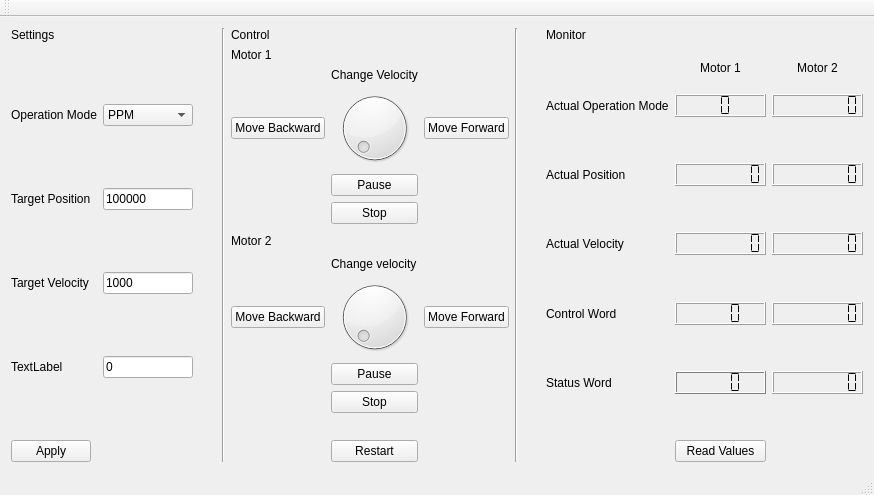
<?xml version="1.0" encoding="UTF-8"?>
<ui version="4.0">
 <class>epos3</class>
 <widget class="QMainWindow" name="epos3">
  <property name="geometry">
   <rect>
    <x>0</x>
    <y>0</y>
    <width>874</width>
    <height>495</height>
   </rect>
  </property>
  <property name="windowTitle">
   <string>epos3</string>
  </property>
  <widget class="QWidget" name="centralWidget">
   <layout class="QHBoxLayout" name="horizontalLayout_6">
    <item>
     <layout class="QFormLayout" name="formLayout_9">
      <item row="0" column="0">
       <widget class="QLabel" name="label">
        <property name="text">
         <string>Settings</string>
        </property>
       </widget>
      </item>
      <item row="1" column="0">
       <spacer name="verticalSpacer">
        <property name="orientation">
         <enum>Qt::Vertical</enum>
        </property>
        <property name="sizeHint" stdset="0">
         <size>
          <width>20</width>
          <height>40</height>
         </size>
        </property>
       </spacer>
      </item>
      <item row="2" column="0">
       <widget class="QLabel" name="label_4">
        <property name="text">
         <string>Operation Mode</string>
        </property>
       </widget>
      </item>
      <item row="2" column="1">
       <widget class="QComboBox" name="comboBox">
        <item>
         <property name="text">
          <string>PPM</string>
         </property>
        </item>
        <item>
         <property name="text">
          <string>PVM</string>
         </property>
        </item>
       </widget>
      </item>
      <item row="3" column="0">
       <spacer name="verticalSpacer_2">
        <property name="orientation">
         <enum>Qt::Vertical</enum>
        </property>
        <property name="sizeHint" stdset="0">
         <size>
          <width>20</width>
          <height>40</height>
         </size>
        </property>
       </spacer>
      </item>
      <item row="4" column="0">
       <widget class="QLabel" name="label_6">
        <property name="text">
         <string>Target Position</string>
        </property>
       </widget>
      </item>
      <item row="5" column="0">
       <spacer name="verticalSpacer_3">
        <property name="orientation">
         <enum>Qt::Vertical</enum>
        </property>
        <property name="sizeHint" stdset="0">
         <size>
          <width>20</width>
          <height>40</height>
         </size>
        </property>
       </spacer>
      </item>
      <item row="6" column="0">
       <widget class="QLabel" name="label_5">
        <property name="text">
         <string>Target Velocity</string>
        </property>
       </widget>
      </item>
      <item row="7" column="0">
       <spacer name="verticalSpacer_4">
        <property name="orientation">
         <enum>Qt::Vertical</enum>
        </property>
        <property name="sizeHint" stdset="0">
         <size>
          <width>20</width>
          <height>40</height>
         </size>
        </property>
       </spacer>
      </item>
      <item row="8" column="0">
       <widget class="QLabel" name="label_7">
        <property name="text">
         <string>TextLabel</string>
        </property>
       </widget>
      </item>
      <item row="4" column="1">
       <widget class="QLineEdit" name="lineEdit">
        <property name="text">
         <string>100000</string>
        </property>
       </widget>
      </item>
      <item row="6" column="1">
       <widget class="QLineEdit" name="lineEdit_2">
        <property name="text">
         <string>1000</string>
        </property>
       </widget>
      </item>
      <item row="8" column="1">
       <widget class="QLineEdit" name="lineEdit_3">
        <property name="text">
         <string>0</string>
        </property>
       </widget>
      </item>
      <item row="10" column="0">
       <widget class="QPushButton" name="pushButton_10">
        <property name="text">
         <string>Apply</string>
        </property>
       </widget>
      </item>
      <item row="9" column="0">
       <spacer name="verticalSpacer_12">
        <property name="orientation">
         <enum>Qt::Vertical</enum>
        </property>
        <property name="sizeHint" stdset="0">
         <size>
          <width>20</width>
          <height>40</height>
         </size>
        </property>
       </spacer>
      </item>
     </layout>
    </item>
    <item>
     <spacer name="horizontalSpacer">
      <property name="orientation">
       <enum>Qt::Horizontal</enum>
      </property>
      <property name="sizeHint" stdset="0">
       <size>
        <width>40</width>
        <height>20</height>
       </size>
      </property>
     </spacer>
    </item>
    <item>
     <widget class="Line" name="line">
      <property name="orientation">
       <enum>Qt::Vertical</enum>
      </property>
     </widget>
    </item>
    <item>
     <layout class="QGridLayout" name="gridLayout_7">
      <item row="9" column="2">
       <widget class="QPushButton" name="pushButton_7">
        <property name="text">
         <string>Pause</string>
        </property>
       </widget>
      </item>
      <item row="8" column="1">
       <widget class="QPushButton" name="pushButton_4">
        <property name="text">
         <string>Move Backward</string>
        </property>
       </widget>
      </item>
      <item row="3" column="1">
       <widget class="QPushButton" name="pushButton">
        <property name="text">
         <string>Move Backward</string>
        </property>
       </widget>
      </item>
      <item row="8" column="3">
       <widget class="QPushButton" name="pushButton_6">
        <property name="text">
         <string>Move Forward</string>
        </property>
       </widget>
      </item>
      <item row="0" column="1">
       <widget class="QLabel" name="label_9">
        <property name="text">
         <string>Control</string>
        </property>
        <property name="alignment">
         <set>Qt::AlignLeading|Qt::AlignLeft|Qt::AlignTop</set>
        </property>
       </widget>
      </item>
      <item row="3" column="2">
       <widget class="QDial" name="dial"/>
      </item>
      <item row="5" column="2">
       <widget class="QPushButton" name="pushButton_5">
        <property name="text">
         <string>Stop</string>
        </property>
       </widget>
      </item>
      <item row="3" column="3">
       <widget class="QPushButton" name="pushButton_2">
        <property name="text">
         <string>Move Forward</string>
        </property>
       </widget>
      </item>
      <item row="4" column="2">
       <widget class="QPushButton" name="pushButton_3">
        <property name="text">
         <string>Pause</string>
        </property>
       </widget>
      </item>
      <item row="2" column="2">
       <widget class="QLabel" name="label_2">
        <property name="text">
         <string>Change Velocity</string>
        </property>
        <property name="alignment">
         <set>Qt::AlignBottom|Qt::AlignHCenter</set>
        </property>
       </widget>
      </item>
      <item row="6" column="1">
       <widget class="QLabel" name="label_15">
        <property name="text">
         <string>Motor 2</string>
        </property>
       </widget>
      </item>
      <item row="6" column="2">
       <spacer name="verticalSpacer_10">
        <property name="orientation">
         <enum>Qt::Vertical</enum>
        </property>
        <property name="sizeHint" stdset="0">
         <size>
          <width>20</width>
          <height>40</height>
         </size>
        </property>
       </spacer>
      </item>
      <item row="12" column="2">
       <widget class="QPushButton" name="pushButton_9">
        <property name="text">
         <string>Restart</string>
        </property>
       </widget>
      </item>
      <item row="1" column="1">
       <widget class="QLabel" name="label_8">
        <property name="text">
         <string>Motor 1</string>
        </property>
       </widget>
      </item>
      <item row="10" column="2">
       <widget class="QPushButton" name="pushButton_8">
        <property name="text">
         <string>Stop</string>
        </property>
       </widget>
      </item>
      <item row="8" column="2">
       <widget class="QDial" name="dial_2"/>
      </item>
      <item row="7" column="2">
       <widget class="QLabel" name="label_16">
        <property name="text">
         <string>Change velocity</string>
        </property>
       </widget>
      </item>
      <item row="11" column="2">
       <spacer name="verticalSpacer_11">
        <property name="orientation">
         <enum>Qt::Vertical</enum>
        </property>
        <property name="sizeHint" stdset="0">
         <size>
          <width>20</width>
          <height>40</height>
         </size>
        </property>
       </spacer>
      </item>
     </layout>
    </item>
    <item>
     <widget class="Line" name="line_2">
      <property name="orientation">
       <enum>Qt::Vertical</enum>
      </property>
     </widget>
    </item>
    <item>
     <spacer name="horizontalSpacer_2">
      <property name="orientation">
       <enum>Qt::Horizontal</enum>
      </property>
      <property name="sizeHint" stdset="0">
       <size>
        <width>40</width>
        <height>20</height>
       </size>
      </property>
     </spacer>
    </item>
    <item>
     <layout class="QGridLayout" name="gridLayout_8">
      <item row="2" column="2">
       <widget class="QLCDNumber" name="lcdNumber_6">
        <property name="frameShape">
         <enum>QFrame::Box</enum>
        </property>
        <property name="digitCount">
         <number>8</number>
        </property>
        <property name="mode">
         <enum>QLCDNumber::Hex</enum>
        </property>
        <property name="segmentStyle">
         <enum>QLCDNumber::Flat</enum>
        </property>
       </widget>
      </item>
      <item row="8" column="1">
       <widget class="QLCDNumber" name="lcdNumber_2">
        <property name="font">
         <font>
          <family>Monospace</family>
          <pointsize>12</pointsize>
         </font>
        </property>
        <property name="digitCount">
         <number>4</number>
        </property>
        <property name="mode">
         <enum>QLCDNumber::Hex</enum>
        </property>
        <property name="segmentStyle">
         <enum>QLCDNumber::Flat</enum>
        </property>
       </widget>
      </item>
      <item row="4" column="2">
       <widget class="QLCDNumber" name="lcdNumber_7">
        <property name="digitCount">
         <number>8</number>
        </property>
        <property name="mode">
         <enum>QLCDNumber::Hex</enum>
        </property>
        <property name="segmentStyle">
         <enum>QLCDNumber::Flat</enum>
        </property>
       </widget>
      </item>
      <item row="6" column="2">
       <widget class="QLCDNumber" name="lcdNumber_8">
        <property name="digitCount">
         <number>8</number>
        </property>
        <property name="mode">
         <enum>QLCDNumber::Hex</enum>
        </property>
        <property name="segmentStyle">
         <enum>QLCDNumber::Flat</enum>
        </property>
       </widget>
      </item>
      <item row="8" column="2">
       <widget class="QLCDNumber" name="lcdNumber_9">
        <property name="digitCount">
         <number>8</number>
        </property>
        <property name="mode">
         <enum>QLCDNumber::Hex</enum>
        </property>
        <property name="segmentStyle">
         <enum>QLCDNumber::Flat</enum>
        </property>
       </widget>
      </item>
      <item row="10" column="2">
       <widget class="QLCDNumber" name="lcdNumber_10">
        <property name="digitCount">
         <number>8</number>
        </property>
        <property name="mode">
         <enum>QLCDNumber::Hex</enum>
        </property>
        <property name="segmentStyle">
         <enum>QLCDNumber::Flat</enum>
        </property>
       </widget>
      </item>
      <item row="1" column="2">
       <widget class="QLabel" name="label_18">
        <property name="text">
         <string>Motor 2</string>
        </property>
        <property name="alignment">
         <set>Qt::AlignCenter</set>
        </property>
       </widget>
      </item>
      <item row="1" column="1">
       <widget class="QLabel" name="label_17">
        <property name="text">
         <string>Motor 1</string>
        </property>
        <property name="alignment">
         <set>Qt::AlignCenter</set>
        </property>
       </widget>
      </item>
      <item row="10" column="0">
       <widget class="QLabel" name="label_14">
        <property name="text">
         <string>Status Word</string>
        </property>
       </widget>
      </item>
      <item row="10" column="1">
       <widget class="QLCDNumber" name="lcdNumber">
        <property name="palette">
         <palette>
          <active>
           <colorrole role="WindowText">
            <brush brushstyle="SolidPattern">
             <color alpha="255">
              <red>0</red>
              <green>0</green>
              <blue>0</blue>
             </color>
            </brush>
           </colorrole>
           <colorrole role="Button">
            <brush brushstyle="SolidPattern">
             <color alpha="255">
              <red>255</red>
              <green>255</green>
              <blue>255</blue>
             </color>
            </brush>
           </colorrole>
           <colorrole role="Light">
            <brush brushstyle="SolidPattern">
             <color alpha="255">
              <red>255</red>
              <green>255</green>
              <blue>255</blue>
             </color>
            </brush>
           </colorrole>
           <colorrole role="Midlight">
            <brush brushstyle="SolidPattern">
             <color alpha="255">
              <red>255</red>
              <green>255</green>
              <blue>255</blue>
             </color>
            </brush>
           </colorrole>
           <colorrole role="Dark">
            <brush brushstyle="SolidPattern">
             <color alpha="255">
              <red>127</red>
              <green>127</green>
              <blue>127</blue>
             </color>
            </brush>
           </colorrole>
           <colorrole role="Mid">
            <brush brushstyle="SolidPattern">
             <color alpha="255">
              <red>170</red>
              <green>170</green>
              <blue>170</blue>
             </color>
            </brush>
           </colorrole>
           <colorrole role="Text">
            <brush brushstyle="SolidPattern">
             <color alpha="255">
              <red>0</red>
              <green>0</green>
              <blue>0</blue>
             </color>
            </brush>
           </colorrole>
           <colorrole role="BrightText">
            <brush brushstyle="SolidPattern">
             <color alpha="255">
              <red>255</red>
              <green>255</green>
              <blue>255</blue>
             </color>
            </brush>
           </colorrole>
           <colorrole role="ButtonText">
            <brush brushstyle="SolidPattern">
             <color alpha="255">
              <red>0</red>
              <green>0</green>
              <blue>0</blue>
             </color>
            </brush>
           </colorrole>
           <colorrole role="Base">
            <brush brushstyle="SolidPattern">
             <color alpha="255">
              <red>255</red>
              <green>255</green>
              <blue>255</blue>
             </color>
            </brush>
           </colorrole>
           <colorrole role="Window">
            <brush brushstyle="SolidPattern">
             <color alpha="255">
              <red>255</red>
              <green>255</green>
              <blue>255</blue>
             </color>
            </brush>
           </colorrole>
           <colorrole role="Shadow">
            <brush brushstyle="SolidPattern">
             <color alpha="255">
              <red>0</red>
              <green>0</green>
              <blue>0</blue>
             </color>
            </brush>
           </colorrole>
           <colorrole role="AlternateBase">
            <brush brushstyle="SolidPattern">
             <color alpha="255">
              <red>255</red>
              <green>255</green>
              <blue>255</blue>
             </color>
            </brush>
           </colorrole>
           <colorrole role="ToolTipBase">
            <brush brushstyle="SolidPattern">
             <color alpha="255">
              <red>255</red>
              <green>255</green>
              <blue>220</blue>
             </color>
            </brush>
           </colorrole>
           <colorrole role="ToolTipText">
            <brush brushstyle="SolidPattern">
             <color alpha="255">
              <red>0</red>
              <green>0</green>
              <blue>0</blue>
             </color>
            </brush>
           </colorrole>
          </active>
          <inactive>
           <colorrole role="WindowText">
            <brush brushstyle="SolidPattern">
             <color alpha="255">
              <red>0</red>
              <green>0</green>
              <blue>0</blue>
             </color>
            </brush>
           </colorrole>
           <colorrole role="Button">
            <brush brushstyle="SolidPattern">
             <color alpha="255">
              <red>255</red>
              <green>255</green>
              <blue>255</blue>
             </color>
            </brush>
           </colorrole>
           <colorrole role="Light">
            <brush brushstyle="SolidPattern">
             <color alpha="255">
              <red>255</red>
              <green>255</green>
              <blue>255</blue>
             </color>
            </brush>
           </colorrole>
           <colorrole role="Midlight">
            <brush brushstyle="SolidPattern">
             <color alpha="255">
              <red>255</red>
              <green>255</green>
              <blue>255</blue>
             </color>
            </brush>
           </colorrole>
           <colorrole role="Dark">
            <brush brushstyle="SolidPattern">
             <color alpha="255">
              <red>127</red>
              <green>127</green>
              <blue>127</blue>
             </color>
            </brush>
           </colorrole>
           <colorrole role="Mid">
            <brush brushstyle="SolidPattern">
             <color alpha="255">
              <red>170</red>
              <green>170</green>
              <blue>170</blue>
             </color>
            </brush>
           </colorrole>
           <colorrole role="Text">
            <brush brushstyle="SolidPattern">
             <color alpha="255">
              <red>0</red>
              <green>0</green>
              <blue>0</blue>
             </color>
            </brush>
           </colorrole>
           <colorrole role="BrightText">
            <brush brushstyle="SolidPattern">
             <color alpha="255">
              <red>255</red>
              <green>255</green>
              <blue>255</blue>
             </color>
            </brush>
           </colorrole>
           <colorrole role="ButtonText">
            <brush brushstyle="SolidPattern">
             <color alpha="255">
              <red>0</red>
              <green>0</green>
              <blue>0</blue>
             </color>
            </brush>
           </colorrole>
           <colorrole role="Base">
            <brush brushstyle="SolidPattern">
             <color alpha="255">
              <red>255</red>
              <green>255</green>
              <blue>255</blue>
             </color>
            </brush>
           </colorrole>
           <colorrole role="Window">
            <brush brushstyle="SolidPattern">
             <color alpha="255">
              <red>255</red>
              <green>255</green>
              <blue>255</blue>
             </color>
            </brush>
           </colorrole>
           <colorrole role="Shadow">
            <brush brushstyle="SolidPattern">
             <color alpha="255">
              <red>0</red>
              <green>0</green>
              <blue>0</blue>
             </color>
            </brush>
           </colorrole>
           <colorrole role="AlternateBase">
            <brush brushstyle="SolidPattern">
             <color alpha="255">
              <red>255</red>
              <green>255</green>
              <blue>255</blue>
             </color>
            </brush>
           </colorrole>
           <colorrole role="ToolTipBase">
            <brush brushstyle="SolidPattern">
             <color alpha="255">
              <red>255</red>
              <green>255</green>
              <blue>220</blue>
             </color>
            </brush>
           </colorrole>
           <colorrole role="ToolTipText">
            <brush brushstyle="SolidPattern">
             <color alpha="255">
              <red>0</red>
              <green>0</green>
              <blue>0</blue>
             </color>
            </brush>
           </colorrole>
          </inactive>
          <disabled>
           <colorrole role="WindowText">
            <brush brushstyle="SolidPattern">
             <color alpha="255">
              <red>127</red>
              <green>127</green>
              <blue>127</blue>
             </color>
            </brush>
           </colorrole>
           <colorrole role="Button">
            <brush brushstyle="SolidPattern">
             <color alpha="255">
              <red>255</red>
              <green>255</green>
              <blue>255</blue>
             </color>
            </brush>
           </colorrole>
           <colorrole role="Light">
            <brush brushstyle="SolidPattern">
             <color alpha="255">
              <red>255</red>
              <green>255</green>
              <blue>255</blue>
             </color>
            </brush>
           </colorrole>
           <colorrole role="Midlight">
            <brush brushstyle="SolidPattern">
             <color alpha="255">
              <red>255</red>
              <green>255</green>
              <blue>255</blue>
             </color>
            </brush>
           </colorrole>
           <colorrole role="Dark">
            <brush brushstyle="SolidPattern">
             <color alpha="255">
              <red>127</red>
              <green>127</green>
              <blue>127</blue>
             </color>
            </brush>
           </colorrole>
           <colorrole role="Mid">
            <brush brushstyle="SolidPattern">
             <color alpha="255">
              <red>170</red>
              <green>170</green>
              <blue>170</blue>
             </color>
            </brush>
           </colorrole>
           <colorrole role="Text">
            <brush brushstyle="SolidPattern">
             <color alpha="255">
              <red>127</red>
              <green>127</green>
              <blue>127</blue>
             </color>
            </brush>
           </colorrole>
           <colorrole role="BrightText">
            <brush brushstyle="SolidPattern">
             <color alpha="255">
              <red>255</red>
              <green>255</green>
              <blue>255</blue>
             </color>
            </brush>
           </colorrole>
           <colorrole role="ButtonText">
            <brush brushstyle="SolidPattern">
             <color alpha="255">
              <red>127</red>
              <green>127</green>
              <blue>127</blue>
             </color>
            </brush>
           </colorrole>
           <colorrole role="Base">
            <brush brushstyle="SolidPattern">
             <color alpha="255">
              <red>255</red>
              <green>255</green>
              <blue>255</blue>
             </color>
            </brush>
           </colorrole>
           <colorrole role="Window">
            <brush brushstyle="SolidPattern">
             <color alpha="255">
              <red>255</red>
              <green>255</green>
              <blue>255</blue>
             </color>
            </brush>
           </colorrole>
           <colorrole role="Shadow">
            <brush brushstyle="SolidPattern">
             <color alpha="255">
              <red>0</red>
              <green>0</green>
              <blue>0</blue>
             </color>
            </brush>
           </colorrole>
           <colorrole role="AlternateBase">
            <brush brushstyle="SolidPattern">
             <color alpha="255">
              <red>255</red>
              <green>255</green>
              <blue>255</blue>
             </color>
            </brush>
           </colorrole>
           <colorrole role="ToolTipBase">
            <brush brushstyle="SolidPattern">
             <color alpha="255">
              <red>255</red>
              <green>255</green>
              <blue>220</blue>
             </color>
            </brush>
           </colorrole>
           <colorrole role="ToolTipText">
            <brush brushstyle="SolidPattern">
             <color alpha="255">
              <red>0</red>
              <green>0</green>
              <blue>0</blue>
             </color>
            </brush>
           </colorrole>
          </disabled>
         </palette>
        </property>
        <property name="font">
         <font>
          <family>Monospace</family>
          <pointsize>12</pointsize>
         </font>
        </property>
        <property name="digitCount">
         <number>4</number>
        </property>
        <property name="mode">
         <enum>QLCDNumber::Hex</enum>
        </property>
        <property name="segmentStyle">
         <enum>QLCDNumber::Flat</enum>
        </property>
       </widget>
      </item>
      <item row="5" column="0">
       <spacer name="verticalSpacer_7">
        <property name="orientation">
         <enum>Qt::Vertical</enum>
        </property>
        <property name="sizeHint" stdset="0">
         <size>
          <width>20</width>
          <height>40</height>
         </size>
        </property>
       </spacer>
      </item>
      <item row="6" column="1">
       <widget class="QLCDNumber" name="lcdNumber_3">
        <property name="font">
         <font>
          <family>Monospace</family>
          <pointsize>12</pointsize>
         </font>
        </property>
        <property name="digitCount">
         <number>8</number>
        </property>
        <property name="mode">
         <enum>QLCDNumber::Dec</enum>
        </property>
        <property name="segmentStyle">
         <enum>QLCDNumber::Flat</enum>
        </property>
       </widget>
      </item>
      <item row="1" column="0">
       <spacer name="verticalSpacer_5">
        <property name="orientation">
         <enum>Qt::Vertical</enum>
        </property>
        <property name="sizeHint" stdset="0">
         <size>
          <width>20</width>
          <height>40</height>
         </size>
        </property>
       </spacer>
      </item>
      <item row="4" column="1">
       <widget class="QLCDNumber" name="lcdNumber_4">
        <property name="font">
         <font>
          <family>Monospace</family>
          <pointsize>12</pointsize>
         </font>
        </property>
        <property name="digitCount">
         <number>8</number>
        </property>
        <property name="mode">
         <enum>QLCDNumber::Dec</enum>
        </property>
        <property name="segmentStyle">
         <enum>QLCDNumber::Flat</enum>
        </property>
       </widget>
      </item>
      <item row="2" column="1">
       <widget class="QLCDNumber" name="lcdNumber_5">
        <property name="font">
         <font>
          <family>Monospace</family>
          <pointsize>12</pointsize>
         </font>
        </property>
        <property name="frameShape">
         <enum>QFrame::Box</enum>
        </property>
        <property name="lineWidth">
         <number>1</number>
        </property>
        <property name="midLineWidth">
         <number>0</number>
        </property>
        <property name="digitCount">
         <number>2</number>
        </property>
        <property name="mode">
         <enum>QLCDNumber::Hex</enum>
        </property>
        <property name="segmentStyle">
         <enum>QLCDNumber::Flat</enum>
        </property>
        <property name="value" stdset="0">
         <double>0.000000000000000</double>
        </property>
        <property name="intValue" stdset="0">
         <number>0</number>
        </property>
       </widget>
      </item>
      <item row="6" column="0">
       <widget class="QLabel" name="label_12">
        <property name="text">
         <string>Actual Velocity</string>
        </property>
       </widget>
      </item>
      <item row="7" column="0">
       <spacer name="verticalSpacer_8">
        <property name="orientation">
         <enum>Qt::Vertical</enum>
        </property>
        <property name="sizeHint" stdset="0">
         <size>
          <width>20</width>
          <height>40</height>
         </size>
        </property>
       </spacer>
      </item>
      <item row="4" column="0">
       <widget class="QLabel" name="label_11">
        <property name="text">
         <string>Actual Position</string>
        </property>
       </widget>
      </item>
      <item row="9" column="0">
       <spacer name="verticalSpacer_9">
        <property name="orientation">
         <enum>Qt::Vertical</enum>
        </property>
        <property name="sizeHint" stdset="0">
         <size>
          <width>20</width>
          <height>40</height>
         </size>
        </property>
       </spacer>
      </item>
      <item row="8" column="0">
       <widget class="QLabel" name="label_13">
        <property name="text">
         <string>Control Word</string>
        </property>
       </widget>
      </item>
      <item row="0" column="0">
       <widget class="QLabel" name="label_3">
        <property name="text">
         <string>Monitor</string>
        </property>
       </widget>
      </item>
      <item row="3" column="0">
       <spacer name="verticalSpacer_6">
        <property name="orientation">
         <enum>Qt::Vertical</enum>
        </property>
        <property name="sizeHint" stdset="0">
         <size>
          <width>20</width>
          <height>40</height>
         </size>
        </property>
       </spacer>
      </item>
      <item row="2" column="0">
       <widget class="QLabel" name="label_10">
        <property name="text">
         <string>Actual Operation Mode</string>
        </property>
       </widget>
      </item>
      <item row="12" column="1">
       <widget class="QPushButton" name="pushButton_11">
        <property name="text">
         <string>Read Values</string>
        </property>
       </widget>
      </item>
      <item row="11" column="1">
       <spacer name="verticalSpacer_13">
        <property name="orientation">
         <enum>Qt::Vertical</enum>
        </property>
        <property name="sizeHint" stdset="0">
         <size>
          <width>20</width>
          <height>40</height>
         </size>
        </property>
       </spacer>
      </item>
     </layout>
    </item>
   </layout>
  </widget>
  <widget class="QMenuBar" name="menuBar">
   <property name="geometry">
    <rect>
     <x>0</x>
     <y>0</y>
     <width>874</width>
     <height>19</height>
    </rect>
   </property>
  </widget>
  <widget class="QToolBar" name="mainToolBar">
   <attribute name="toolBarArea">
    <enum>TopToolBarArea</enum>
   </attribute>
   <attribute name="toolBarBreak">
    <bool>false</bool>
   </attribute>
  </widget>
  <widget class="QStatusBar" name="statusBar"/>
 </widget>
 <layoutdefault spacing="6" margin="11"/>
 <resources/>
 <connections/>
</ui>
